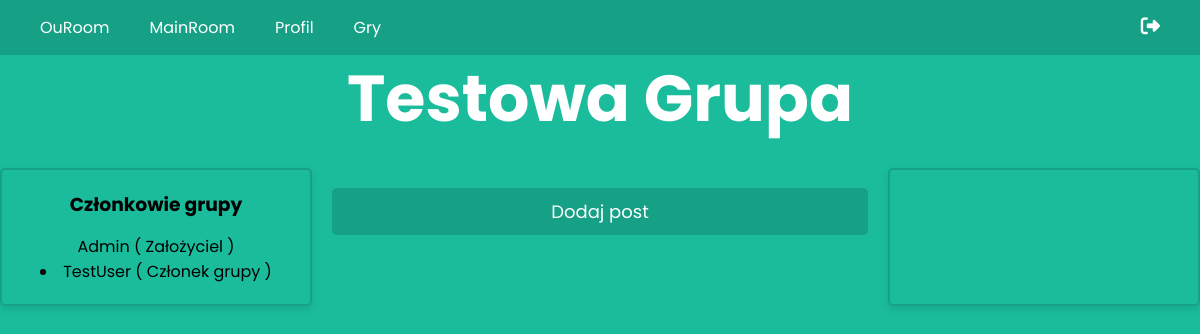
The page /ouroom/group/1 on the database as committed earlier.
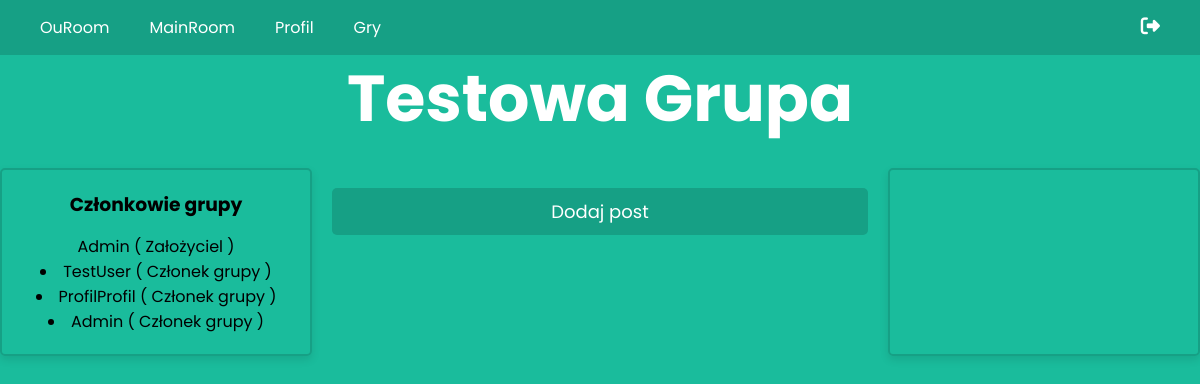
The same page on the database as committed later.
### rooms/models.py (models this page shows, shortened)
class GroupMembers(models.Model):
    group = models.ForeignKey(Group, on_delete=models.CASCADE, related_name='membership')
    user = models.ForeignKey(settings.AUTH_USER_MODEL, on_delete=models.CASCADE, related_name='group_membership')
    role = models.TextField(max_length=30, default='Członek grupy')
    time_release = models.DateTimeField(default=timezone.now)

### accounts/models.py (models this page shows)
class CustomUser(AbstractUser):
    email = models.EmailField(blank=False, null=False,unique=True)

### rooms/views.py (the view, shortened to what this page needs)
# urls.py: path('ouroom/group/<int:group_id>', views.GroupDetailView.as_view(), name='group_detail'),
class GroupDetailView(DetailView):
    model = Group
    context_object_name = 'group'
    template_name = 'rooms/group_detail.html'
    pk_url_kwarg = 'group_id'
    def get_object(self, queryset=None):
        group_id = self.kwargs.get(self.pk_url_kwarg)
        self.object = get_object_or_404(Group, id=group_id)
        return self.object
    def get_context_data(self, **kwargs):
        context = super().get_context_data(**kwargs)
        context['form'] = AddGroupMemberForm(group_id=self.object.id)
        context['members'] = GroupMembers.objects.filter(group=self.object) #Download all members
        return context

### rooms/templates/rooms/group_detail.html (shortened to what this page needs)
{% extends "rooms/mainroom.html" %}
{% block content %}
<h1>{{ object.name }}</h1>
<div class="container">
    <div class="left-container">
        <h3>Członkowie grupy</h3>
        <p>{{ object.author }} ( Założyciel )</p>
        {% for member in members %}
            <li>
            {{ member.user.username }} ( {{ member.role }} )
            </li>
        {% endfor %}
    </div>
    <div class="center-container">
        <a href="{% url 'post_new' %}" class="submit-style">Dodaj post</a>
    </div>
    <div class="right-container">
    </div>
</div>
{% endblock content %}

Rows that differ between the two databases and show on the page:
added GroupMembers: user.username "ProfilProfil", role "Członek grupy"
added GroupMembers: user.username "Admin", role "Członek grupy"
